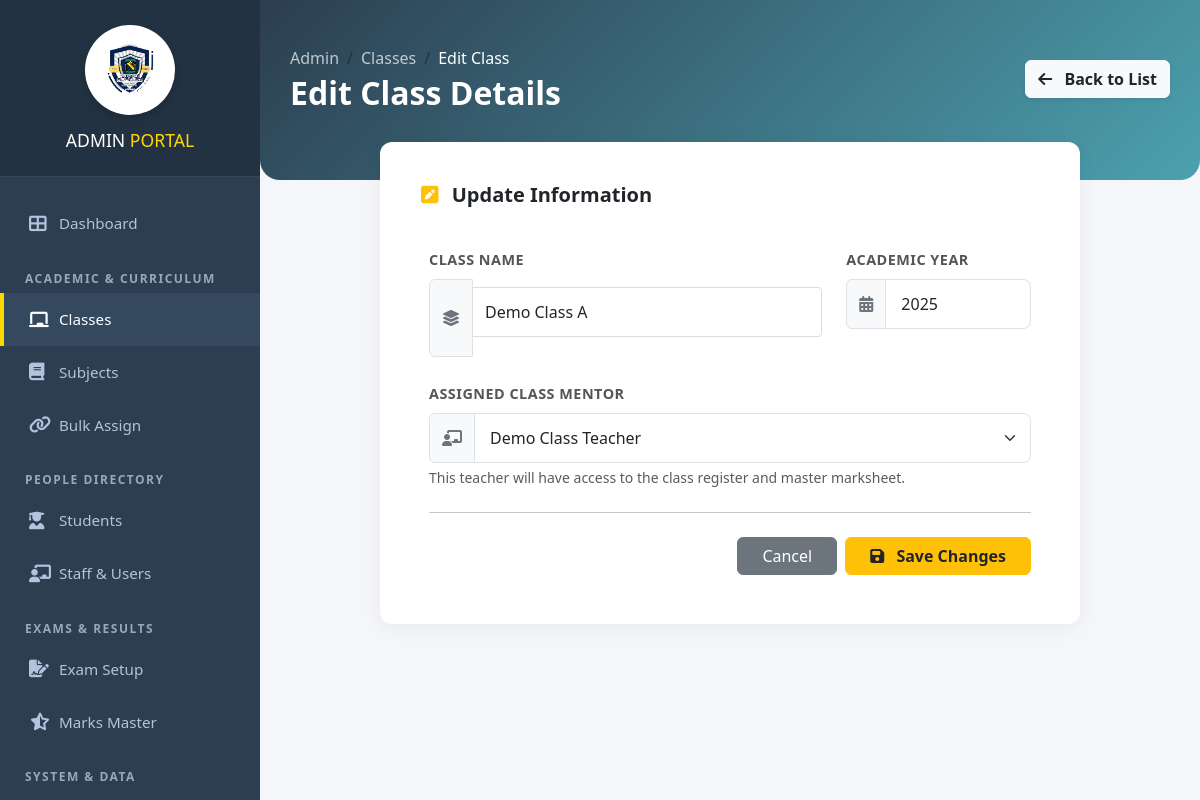
Page /admin/edit_class.php?class_id=2 (signed in) on the earlier database version.
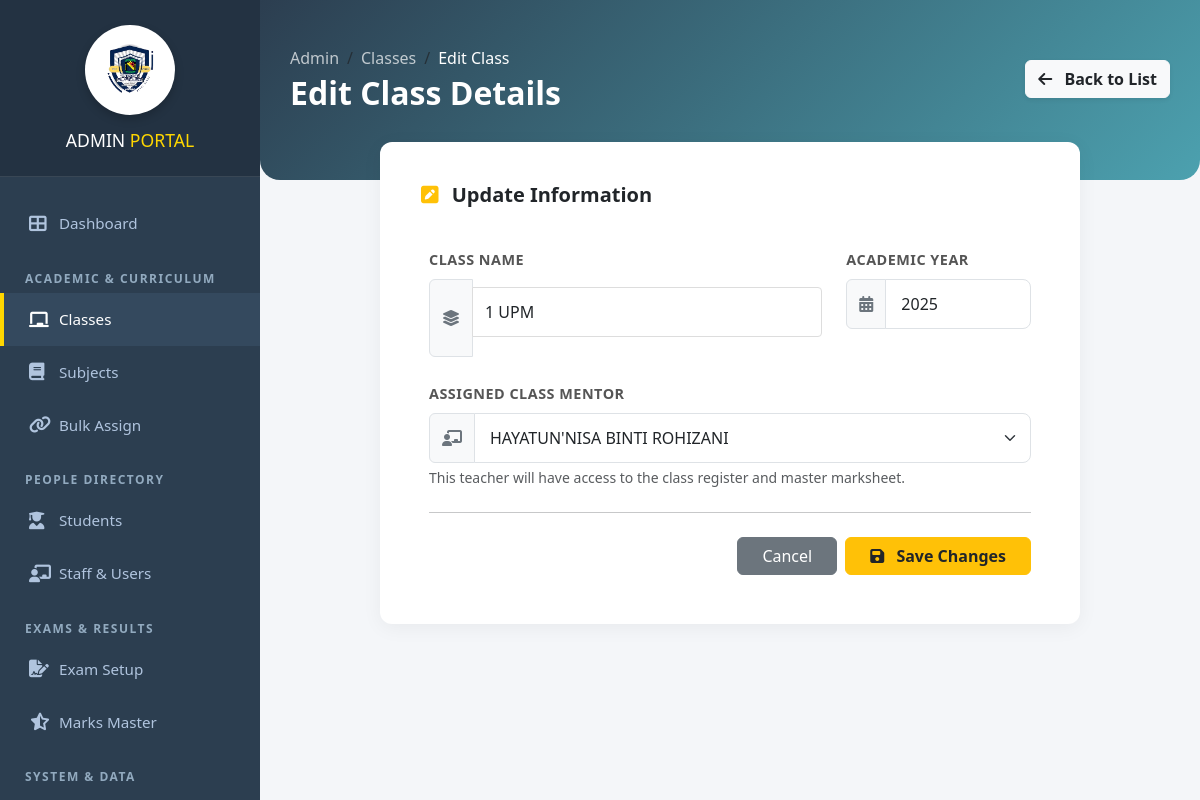
Same page on the later database version.
### tables this page shows
CREATE TABLE `classes` (
  `class_id` int(11) NOT NULL,
  `class_name` varchar(50) NOT NULL,
  `year` int(11) NOT NULL,
  `class_teacher_id` int(11) DEFAULT NULL
);

CREATE TABLE `users` (
  `user_id` int(11) NOT NULL,
  `username` varchar(50) NOT NULL,
  `password` varchar(255) NOT NULL,
  `full_name` varchar(100) NOT NULL,
  `role` enum('admin','class_teacher','subject_teacher') NOT NULL,
  `created_at` timestamp NULL DEFAULT current_timestamp(),
  `avatar` varchar(255) DEFAULT NULL,
  `ic_no` varchar(50) DEFAULT NULL,
  `teacher_id_no` varchar(50) DEFAULT NULL,
  `phone` varchar(20) DEFAULT NULL,
  `teaching_subjects` text DEFAULT NULL
);

### admin/edit_class.php (the view, shortened to what this page needs)
<?php
include '../config/db.php';
include 'includes/header.php';
$cid = $_GET['class_id'];
$stmt = $conn->prepare("SELECT * FROM classes WHERE class_id = ?");
$stmt->bind_param("i", $cid);
$stmt->execute();
$class = $stmt->get_result()->fetch_assoc();
$teachers = $conn->query("SELECT user_id, full_name FROM users WHERE role='class_teacher'");
?>
<link href="https://cdn.jsdelivr.net/npm/bootstrap@5.3.0/dist/css/bootstrap.min.css" rel="stylesheet">
<link href="https://cdnjs.cloudflare.com/ajax/libs/font-awesome/6.4.0/css/all.min.css" rel="stylesheet">
<div class="wrapper">
    <?php include 'includes/sidebar.php'; ?>
    <div class="main-content">
        <div class="header-bg"></div>
        <div class="container-fluid position-relative">
            <div class="d-flex justify-content-between align-items-center page-title pt-3">
                <div>
                    <nav aria-label="breadcrumb">
                        <ol class="breadcrumb mb-1">
                            <li class="breadcrumb-item"><a href="dashboard.php">Admin</a></li>
                            <li class="breadcrumb-item"><a href="manage_classes.php">Classes</a></li>
                            <li class="breadcrumb-item active">Edit Class</li>
                        </ol>
                    </nav>
                    <h2 class="fw-bold mb-0">Edit Class Details</h2>
                </div>
                <a href="manage_classes.php" class="btn btn-light shadow-sm text-dark fw-bold">
                    <i class="fas fa-arrow-left me-2"></i> Back to List
                </a>
            </div>
            <div class="card edit-card">
                <div class="card-header bg-white py-3 border-bottom-0">
                    <h5 class="fw-bold text-dark m-0"><i class="fas fa-pen-square text-warning me-2"></i> Update Information</h5>
                </div>
                <div class="card-body p-4">
                    <form method="POST">
                        <div class="row g-4">
                            <div class="col-md-8">
                                <label class="form-label">Class Name</label>
                                <div class="input-group">
                                    <span class="input-group-text bg-light"><i class="fas fa-layer-group text-secondary"></i></span>
                                    <input type="text" name="class_name" class="form-control" value="<?php echo $class['class_name']; ?>" placeholder="e.g. 5 Amanah" required>
                                </div>
                            </div>
                            <div class="col-md-4">
                                <label class="form-label">Academic Year</label>
                                <div class="input-group">
                                    <span class="input-group-text bg-light"><i class="fas fa-calendar-alt text-secondary"></i></span>
                                    <input type="number" name="year" class="form-control" value="<?php echo $class['year']; ?>" required>
                                </div>
                            </div>
                            <div class="col-12">
                                <label class="form-label">Assigned Class Mentor</label>
                                <div class="input-group">
                                    <span class="input-group-text bg-light"><i class="fas fa-chalkboard-teacher text-secondary"></i></span>
                                    <select name="teacher_id" class="form-select" required>
                                        <?php
                                        if ($teachers->num_rows > 0) {
                                            $teachers->data_seek(0);
                                            while($t = $teachers->fetch_assoc()):
                                        ?>
                                            <option value="<?php echo $t['user_id']; ?>"
                                                <?php echo ($t['user_id'] == $class['class_teacher_id']) ? 'selected' : ''; ?>>
                                                <?php echo $t['full_name']; ?>
                                            </option>
                                        <?php endwhile; } ?>
                                    </select>
                                </div>
                                <div class="form-text">This teacher will have access to the class register and master marksheet.</div>
                            </div>
                        </div>
                        <hr class="my-4">
                        <div class="d-flex justify-content-end gap-2">
                            <a href="manage_classes.php" class="btn btn-secondary px-4">Cancel</a>
                            <button type="submit" name="update_class" class="btn btn-warning fw-bold px-4 text-dark">
                                <i class="fas fa-save me-2"></i> Save Changes
                            </button>
                        </div>
                    </form>
                </div>
            </div>
        </div>
    </div>
</div>
</body>
</html>

Differences in the rows shown:
changed classes: class_name "Demo Class A" → "1 UPM"; teacher_id "Demo Class Teacher" → "HAYATUN'NISA BINTI ROHIZANI"
